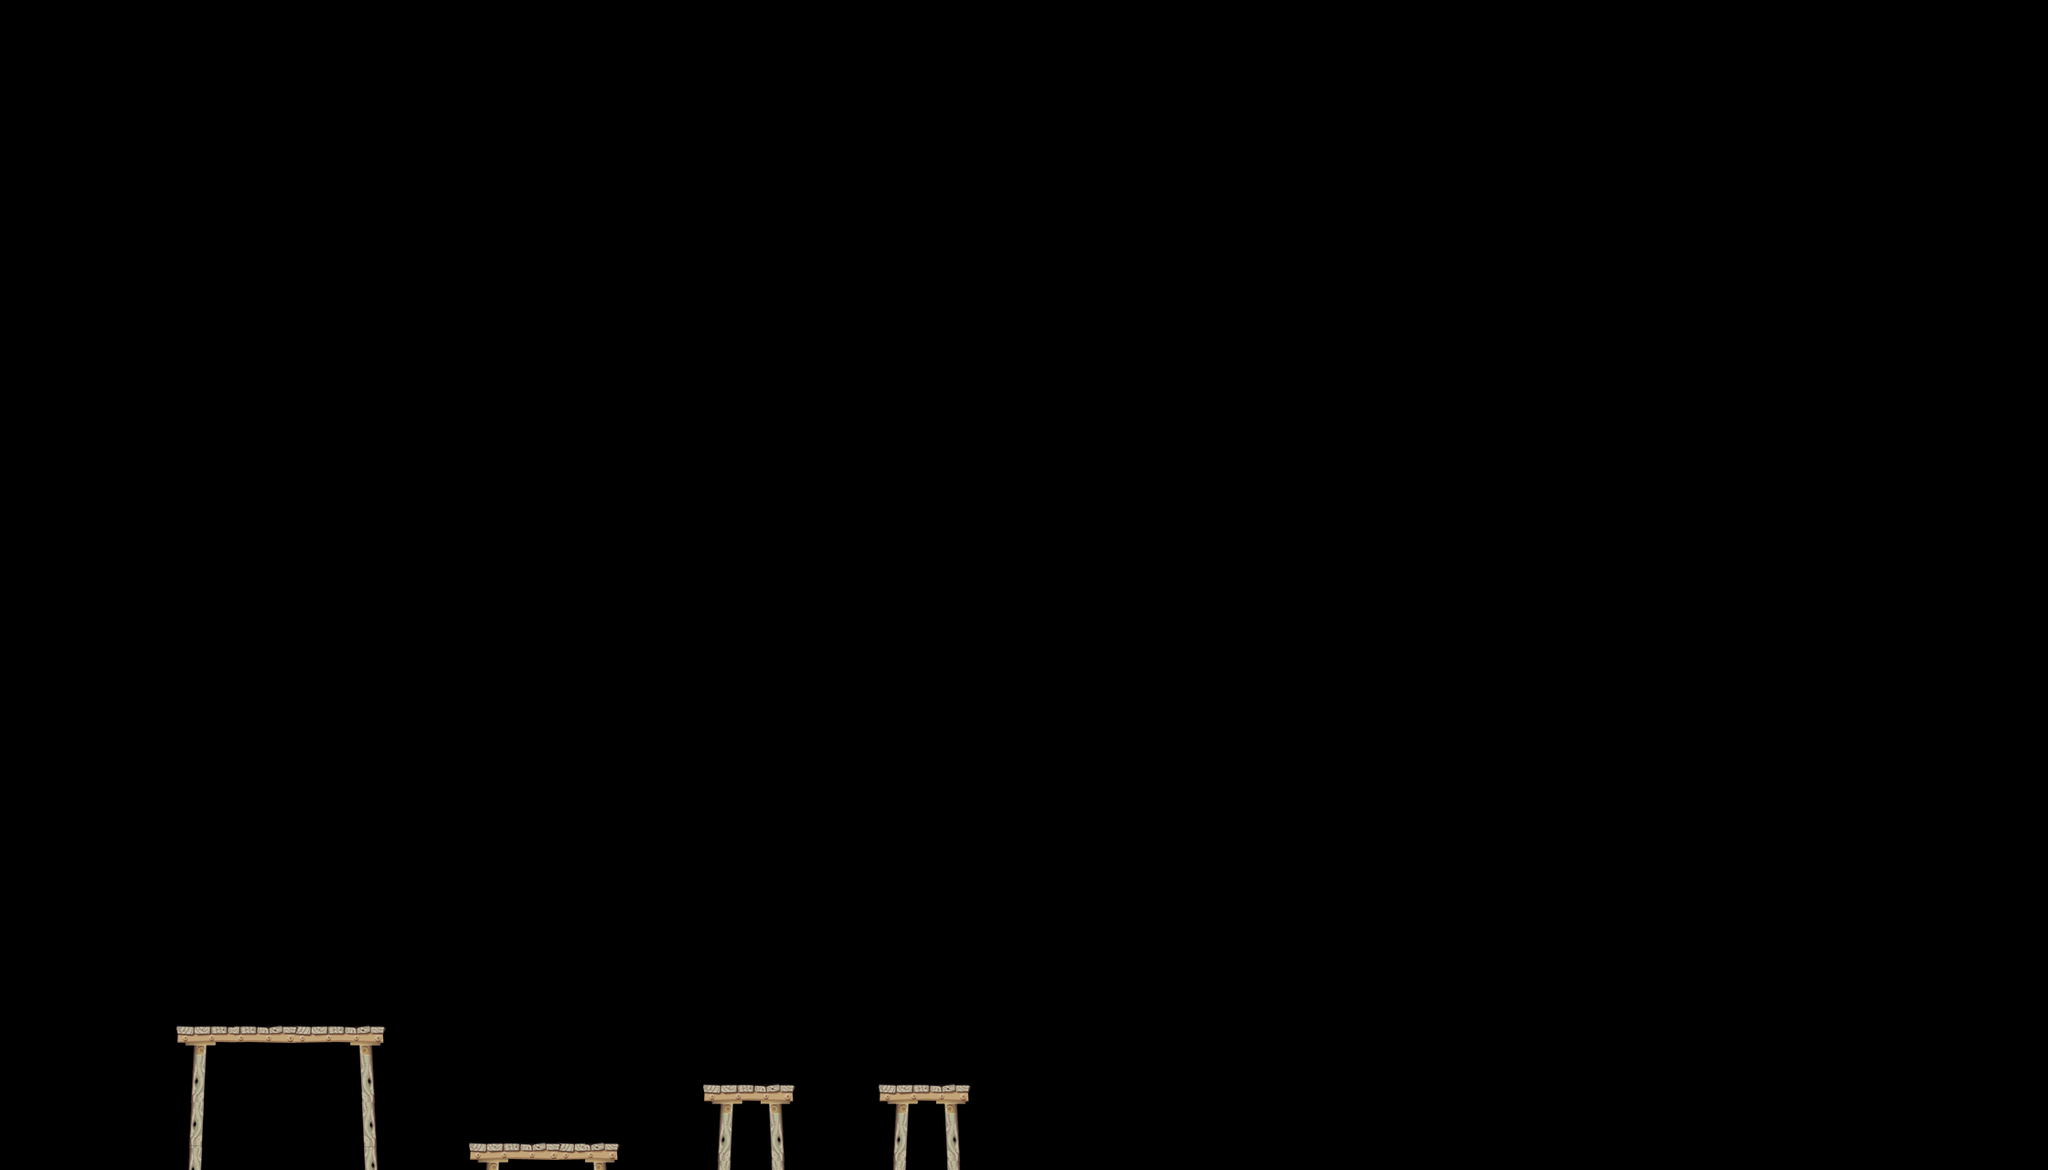

This game map was drawn from its Tiled (.tmx) file and the tilesets committed beside it. A one-line description and the trimmed map source follow:
An orthogonal 35x20 tile map with 64x64 px tiles, 2 tile layers (Wood, Landscape).

<map version="1.0" orientation="orthogonal" width="35" height="20" tilewidth="64" tileheight="64">
 <tileset firstgid="1" name="tile 0" tilewidth="64" tileheight="64">
  <image source="tiles-chapter-1.png" />
 </tileset>
 <layer name="Wood" width="35" height="20">
  <data>[700 cells, 21 non-empty, 11 distinct tile ids]</data>
 </layer>
 <layer name="Landscape" width="35" height="20">
  <data>[700 cells, 0 non-empty, 0 distinct tile ids]</data>
 </layer>
</map>
